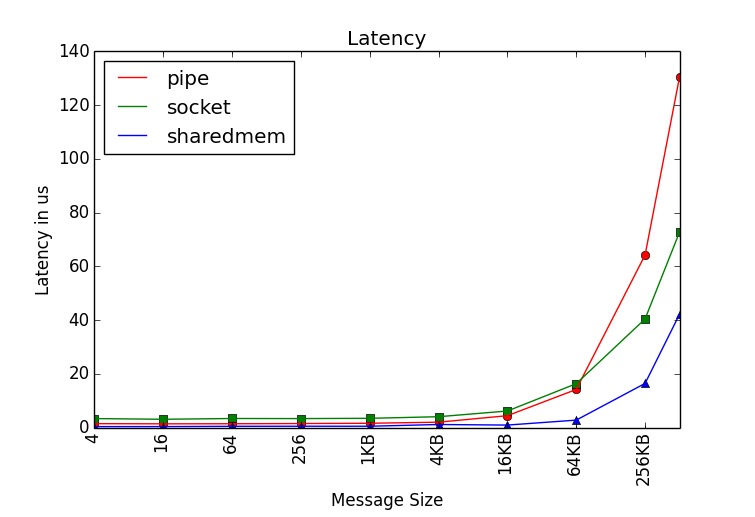

Recreate this plot in Python.
import numpy as np
import matplotlib.pyplot as plt

with open("outputlatency/pipe_s4.txt") as f1:
    data1 = f1.read()
with open("outputlatency/pipe_s16.txt") as f2:
    data2 = f2.read()
with open("outputlatency/pipe_s64.txt") as f3:
    data3 = f3.read()
with open("outputlatency/pipe_s256.txt") as f4:
    data4 = f4.read()
with open("outputlatency/pipe_s1024.txt") as f5:
    data5 = f5.read()
with open("outputlatency/pipe_s4096.txt") as f6:
    data6 = f6.read()
with open("outputlatency/pipe_s16k.txt") as f7:
    data7 = f7.read()
with open("outputlatency/pipe_s64k.txt") as f8:
    data8 = f8.read()
with open("outputlatency/pipe_s256k.txt") as f9:
    data9 = f9.read()
with open("outputlatency/pipe_s512k.txt") as f10:
    data10 = f10.read()

with open("outputlatency/socket_s4.txt") as f1:
    data11 = f1.read()
with open("outputlatency/socket_s16.txt") as f2:
    data12 = f2.read()
with open("outputlatency/socket_s64.txt") as f3:
    data13 = f3.read()
with open("outputlatency/socket_s256.txt") as f4:
    data14 = f4.read()
with open("outputlatency/socket_s1024.txt") as f5:
    data15 = f5.read()
with open("outputlatency/socket_s4096.txt") as f6:
    data16 = f6.read()
with open("outputlatency/socket_s16k.txt") as f7:
    data17 = f7.read()
with open("outputlatency/socket_s64k.txt") as f8:
    data18 = f8.read()
with open("outputlatency/socket_s256k.txt") as f9:
    data19 = f9.read()
with open("outputlatency/socket_s512k.txt") as f10:
    data20 = f10.read()


with open("outputlatency/smemipc_s4.txt") as f1:
    data21 = f1.read()
with open("outputlatency/smemipc_s16.txt") as f2:
    data22 = f2.read()
with open("outputlatency/smemipc_s64.txt") as f3:
    data23 = f3.read()
with open("outputlatency/smemipc_s256.txt") as f4:
    data24 = f4.read()
with open("outputlatency/smemipc_s1024.txt") as f5:
    data25 = f5.read()
with open("outputlatency/smemipc_s4096.txt") as f6:
    data26 = f6.read()
with open("outputlatency/smemipc_s16k.txt") as f7:
    data27 = f7.read()
with open("outputlatency/smemipc_s64k.txt") as f8:
    data28 = f8.read()
with open("outputlatency/smemipc_s256k.txt") as f9:
    data29 = f9.read()
with open("outputlatency/smemipc_s512k.txt") as f10:
    data30 = f10.read()


data1 = data1.split('\n')
data2 = data2.split('\n')
data3 = data3.split('\n')
data4 = data4.split('\n')
data5 = data5.split('\n')
data6 = data6.split('\n')
data7 = data7.split('\n')
data8 = data8.split('\n')
data9 = data9.split('\n')
data10 = data10.split('\n')

data11 = data11.split('\n')
data12 = data12.split('\n')
data13 = data13.split('\n')
data14 = data14.split('\n')
data15 = data15.split('\n')
data16 = data16.split('\n')
data17 = data17.split('\n')
data18 = data18.split('\n')
data19 = data19.split('\n')
data20 = data20.split('\n')

data21 = data21.split('\n')
data22 = data22.split('\n')
data23 = data23.split('\n')
data24 = data24.split('\n')
data25 = data25.split('\n')
data26 = data26.split('\n')
data27 = data27.split('\n')
data28 = data28.split('\n')
data29 = data29.split('\n')
data30 = data30.split('\n')


y1 = map(float, [row.split(' ')[0] for row in data1])
y2 = map(float, [row.split(' ')[0] for row in data2])
y3 = map(float, [row.split(' ')[0] for row in data3])
y4 = map(float, [row.split(' ')[0] for row in data4])
y5 = map(float, [row.split(' ')[0] for row in data5])
y6 = map(float, [row.split(' ')[0] for row in data6])
y7 = map(float, [row.split(' ')[0] for row in data7])
y8 = map(float, [row.split(' ')[0] for row in data8])
y9 = map(float, [row.split(' ')[0] for row in data9])
y10 = map(float, [row.split(' ')[0] for row in data10])
y = []
y.append(min(y1))
y.append(min(y2))
y.append(min(y3))
y.append(min(y4))
y.append(min(y5))
y.append(min(y6))
y.append(min(y7))
y.append(min(y8))
y.append(min(y9))
y.append(min(y10))
'''
y.append(sum((y1))/len(y1))
y.append(sum((y2))/len(y2))
y.append(sum((y3))/len(y3))
y.append(sum((y4))/len(y4))
y.append(sum((y5))/len(y5))
y.append(sum((y6))/len(y6))
y.append(sum((y7))/len(y7))
y.append(sum((y8))/len(y8))
y.append(sum((y9))/len(y9))
y.append(sum((y10))/len(y10))
'''
y = [x / 1000 for x in y]

y1 = map(float, [row.split(' ')[0] for row in data11])
y2 = map(float, [row.split(' ')[0] for row in data12])
y3 = map(float, [row.split(' ')[0] for row in data13])
y4 = map(float, [row.split(' ')[0] for row in data14])
y5 = map(float, [row.split(' ')[0] for row in data15])
y6 = map(float, [row.split(' ')[0] for row in data16])
y7 = map(float, [row.split(' ')[0] for row in data17])
y8 = map(float, [row.split(' ')[0] for row in data18])
y9 = map(float, [row.split(' ')[0] for row in data19])
y10 = map(float, [row.split(' ')[0] for row in data20])
z = []
z.append(min(y1))
z.append(min(y2))
z.append(min(y3))
z.append(min(y4))
z.append(min(y5))
z.append(min(y6))
z.append(min(y7))
z.append(min(y8))
z.append(min(y9))
z.append(min(y10))
'''
z.append(sum((y1))/len(y1))
z.append(sum((y2))/len(y2))
z.append(sum((y3))/len(y3))
z.append(sum((y4))/len(y4))
z.append(sum((y5))/len(y5))
z.append(sum((y6))/len(y6))
z.append(sum((y7))/len(y7))
z.append(sum((y8))/len(y8))
z.append(sum((y9))/len(y9))
z.append(sum((y10))/len(y10))
'''
z = [x / 1000 for x in z]

y1 = map(float, [row.split(' ')[0] for row in data21])
y2 = map(float, [row.split(' ')[0] for row in data22])
y3 = map(float, [row.split(' ')[0] for row in data23])
y4 = map(float, [row.split(' ')[0] for row in data24])
y5 = map(float, [row.split(' ')[0] for row in data25])
y6 = map(float, [row.split(' ')[0] for row in data26])
y7 = map(float, [row.split(' ')[0] for row in data27])
y8 = map(float, [row.split(' ')[0] for row in data28])
y9 = map(float, [row.split(' ')[0] for row in data29])
y10 = map(float, [row.split(' ')[0] for row in data30])
w = []
w.append(min(y1))
w.append(min(y2))
w.append(min(y3))
w.append(min(y4))
w.append(min(y5))
w.append(min(y6))
w.append(min(y7))
w.append(min(y8))
w.append(min(y9))
w.append(min(y10))
'''
w.append(sum((y1))/len(y1))
w.append(sum((y2))/len(y2))
w.append(sum((y3))/len(y3))
w.append(sum((y4))/len(y4))
w.append(sum((y5))/len(y5))
w.append(sum((y6))/len(y6))
w.append(sum((y7))/len(y7))
w.append(sum((y8))/len(y8))
w.append(sum((y9))/len(y9))
w.append(sum((y10))/len(y10))
'''

xlabels = ['0', '4', '16', '64', '256', '1KB', '4KB', '16KB', '64KB', '256KB', '512KB']

w = [x / 1000 for x in w]

x = ['4', '16', '64', '256', '1024', '4096', '16384', '65536', '262144', '524288']
x1 = ['4', '16', '64', '256', '1024', '4096', '16384']
x2 = ['65536', '262144', '524288']
fig2 = plt.figure()

ax2 = fig2.add_subplot(111)

ax2.set_title("Latency")
ax2.set_xlabel('Message Size')
ax2.set_ylabel('Latency in us')
y2=y[7:10]
z2=z[7:10]
w2=w[7:10]
ax2.plot(x2,y2, 'ro', x2, z2, 'gs', x2, w2, 'b^')
#ax1.plot(x,w, 'gs')

ax2.plot(x2, y2, c='r', label='pipe')
ax2.plot(x2, z2, c='g', label='socket')
ax2.plot(x2, w2, c='b', label='sharedmem')
leg = ax2.legend()
ax2.set_xscale('log', basex=2)
ax2.legend(loc=2)
##################################################
fig3 = plt.figure()
ax3 = fig3.add_subplot(111)

ax3.set_title("Latency")
ax3.set_xlabel('Message Size')
ax3.set_ylabel('Latency in us')

ax3.plot(x,y, 'ro', x, z, 'gs', x, w, 'b^')
#ax1.plot(x,w, 'gs')

ax3.plot(x, y, c='r', label='pipe')
ax3.plot(x, z, c='g', label='socket')
ax3.plot(x, w, c='b', label='sharedmem')
leg = ax3.legend()
ax3.set_xscale('log', basex=2)
ax3.legend(loc=2)

##################################################
fig1 = plt.figure()

ax1 = fig1.add_subplot(111)

ax1.set_title("Latency")
ax1.set_xlabel('Message Size')
ax1.set_ylabel('Latency in us')
y1=y[0:7]
z1=z[0:7]
w1=w[0:7]
ax1.plot(x1,y1, 'ro', x1, z1, 'gs', x1, w1, 'b^')

ax1.plot(x1, y1, c='r', label='pipe')
ax1.plot(x1, z1, c='g', label='socket')
ax1.plot(x1, w1, c='b', label='sharedmem')
leg = ax1.legend()
ax1.set_xscale('log', basex=2)
ax1.legend(loc=2)

my_xticks = ['4', '16', '64', '256', '1024', '4096', '16384']
#plt.xticks(x1, my_xticks)

#ax1.set_xticklabels(xlabels, rotation='vertical')
ax2.set_xticklabels(xlabels, rotation='vertical')
ax3.set_xticklabels(xlabels, rotation='vertical')
#plt.xticks(np.arange(int(min(x1)), int(max(x1))+1, 1.0))
plt.tick_params(axis='both', which='major', labelsize=14)
plt.show()
